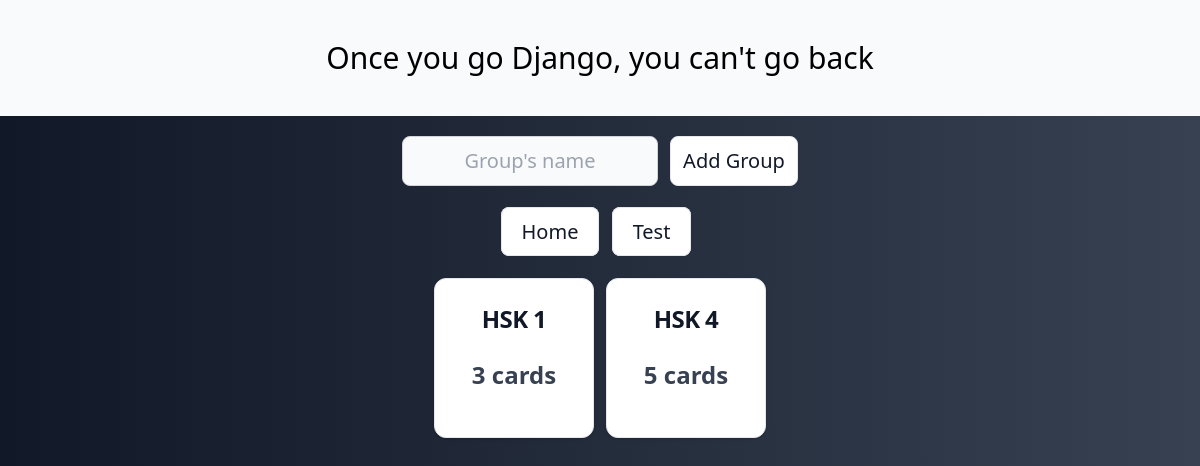
Page /groups/ on the earlier database version.
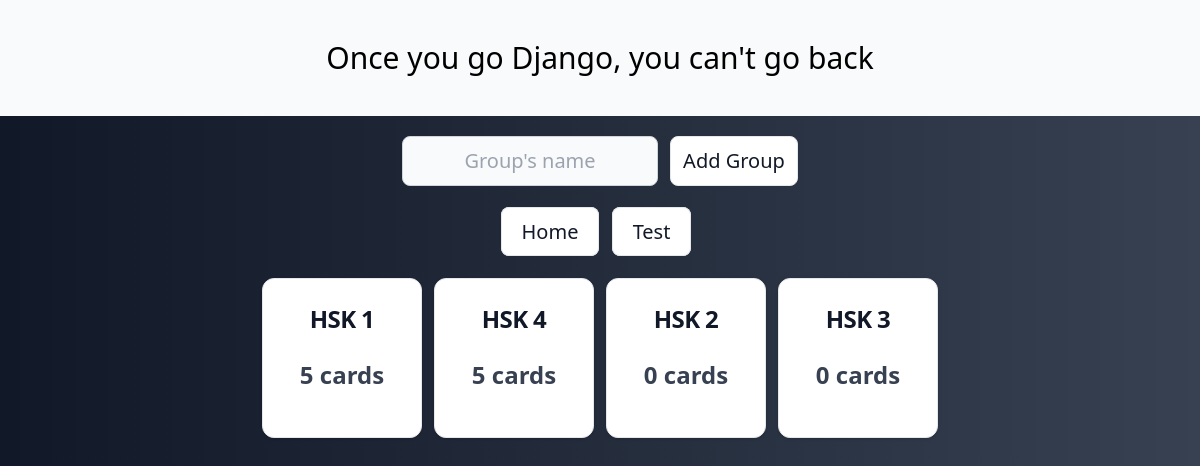
Same page on the later database version.
### carddeck/models.py (models this page shows, shortened)
class CardGroup(models.Model):
    name = models.CharField(max_length=100, unique=True)

### carddeck/views.py (the view)
# urls.py: path("groups/", views.show_groups, name="groups"),
def show_groups(request):
    groups = CardGroup.objects.all()
    groups_len = [(group, group.card_set.count()) for group in groups]
    context = {
        "groups_len": groups_len,
        "compare_len_0": min(2, groups.count()),
        "compare_len_1": min(3, groups.count()),
        "compare_len_2": min(4, groups.count()),
        "compare_len_3": min(6, groups.count()),
    }
    return render(request, "pages/groups.html", context)

### carddeck/templates/pages/groups.html (shortened to what this page needs)
{% extends "base.html" %}
{% block content %}
<div class="flex flex-col my-5 items-center space-y-8">
  <form action="new_group" class="flex flex-row items-center space-x-3">
    <input name="group_name" class="input-info w-64 px-2 py-2.5" placeholder="Group's name" required>
    <button type="submit" class="btn w-32 py-2.5">
      Add Group</button>
  </form>
  <div>
    <a href="{% url 'home' %}" class="w-24 py-2.5 px-5 mr-2 mb-2 btn">Home</a>
    <a href="{% url 'test' %}" class="w-24 py-2.5 px-5 mr-2 mb-2 btn">Test</a>
  </div>
  <div
    class="grid my-5 grid-cols-{{compare_len_0}} sm:grid-cols-{{compare_len_1}} md:grid-cols-{{compare_len_2}} lg:grid-cols-{{compare_len_3}} gap-x-3 gap-y-3">
    {% for group, len in groups_len %}
    <div id="{{ group.id }}" class="card relative group grid-row-3">
      <div>
        <p class="card-word text-center p-3">
          {{group.name}}
        </p>
        <p class="card-group-info text-center p-3 text-2xl">
          {{len}} cards </p>
      </div>
    </div>
    {% endfor %}
  </div>
</div>
{% endblock %}

Differences in the rows shown:
computed for CardGroup "HSK 1": len "3" → "5"
added CardGroup: name "HSK 2", len "0"
added CardGroup: name "HSK 3", len "0"
